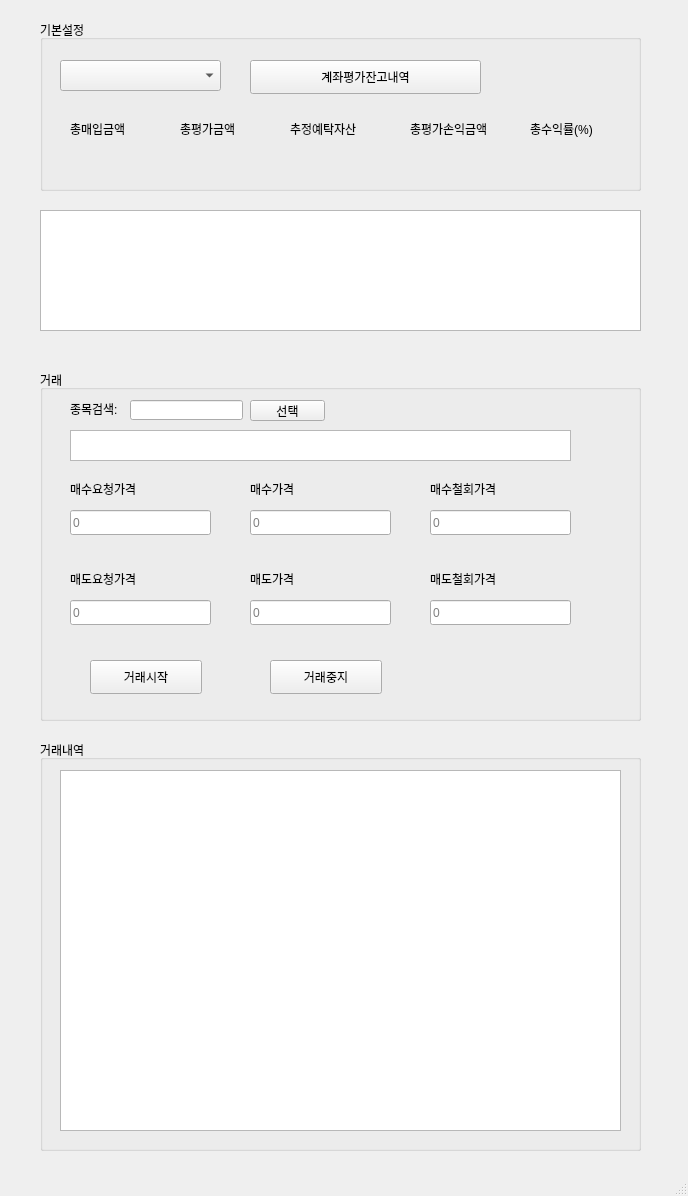
<?xml version="1.0" encoding="UTF-8"?>
<ui version="4.0">
 <class>MainWindow</class>
 <widget class="QMainWindow" name="MainWindow">
  <property name="geometry">
   <rect>
    <x>0</x>
    <y>0</y>
    <width>688</width>
    <height>1196</height>
   </rect>
  </property>
  <property name="windowTitle">
   <string>MainWindow</string>
  </property>
  <widget class="QWidget" name="centralwidget">
   <widget class="QTableWidget" name="stocklistTableWidget_2">
    <property name="geometry">
     <rect>
      <x>40</x>
      <y>210</y>
      <width>601</width>
      <height>121</height>
     </rect>
    </property>
   </widget>
   <widget class="QGroupBox" name="groupBox">
    <property name="geometry">
     <rect>
      <x>40</x>
      <y>20</y>
      <width>601</width>
      <height>171</height>
     </rect>
    </property>
    <property name="title">
     <string>기본설정</string>
    </property>
    <widget class="QComboBox" name="accComboBox">
     <property name="geometry">
      <rect>
       <x>20</x>
       <y>40</y>
       <width>161</width>
       <height>31</height>
      </rect>
     </property>
    </widget>
    <widget class="QPushButton" name="call_account">
     <property name="geometry">
      <rect>
       <x>210</x>
       <y>40</y>
       <width>231</width>
       <height>34</height>
      </rect>
     </property>
     <property name="text">
      <string>계좌평가잔고내역</string>
     </property>
    </widget>
    <widget class="QLabel" name="label_5">
     <property name="geometry">
      <rect>
       <x>490</x>
       <y>130</y>
       <width>77</width>
       <height>18</height>
      </rect>
     </property>
     <property name="text">
      <string/>
     </property>
    </widget>
    <widget class="QLabel" name="label_12">
     <property name="geometry">
      <rect>
       <x>140</x>
       <y>100</y>
       <width>91</width>
       <height>18</height>
      </rect>
     </property>
     <property name="text">
      <string>총평가금액</string>
     </property>
    </widget>
    <widget class="QLabel" name="label_11">
     <property name="geometry">
      <rect>
       <x>30</x>
       <y>100</y>
       <width>101</width>
       <height>18</height>
      </rect>
     </property>
     <property name="text">
      <string>총매입금액</string>
     </property>
    </widget>
    <widget class="QLabel" name="label_2">
     <property name="geometry">
      <rect>
       <x>140</x>
       <y>130</y>
       <width>77</width>
       <height>18</height>
      </rect>
     </property>
     <property name="text">
      <string/>
     </property>
    </widget>
    <widget class="QLabel" name="label_14">
     <property name="geometry">
      <rect>
       <x>370</x>
       <y>100</y>
       <width>111</width>
       <height>18</height>
      </rect>
     </property>
     <property name="text">
      <string>총평가손익금액</string>
     </property>
    </widget>
    <widget class="QLabel" name="label_15">
     <property name="geometry">
      <rect>
       <x>490</x>
       <y>100</y>
       <width>111</width>
       <height>18</height>
      </rect>
     </property>
     <property name="text">
      <string>총수익률(%)</string>
     </property>
    </widget>
    <widget class="QLabel" name="label_1">
     <property name="geometry">
      <rect>
       <x>30</x>
       <y>130</y>
       <width>101</width>
       <height>18</height>
      </rect>
     </property>
     <property name="text">
      <string/>
     </property>
    </widget>
    <widget class="QLabel" name="label_4">
     <property name="geometry">
      <rect>
       <x>370</x>
       <y>130</y>
       <width>77</width>
       <height>18</height>
      </rect>
     </property>
     <property name="text">
      <string/>
     </property>
    </widget>
    <widget class="QLabel" name="label_3">
     <property name="geometry">
      <rect>
       <x>260</x>
       <y>130</y>
       <width>77</width>
       <height>18</height>
      </rect>
     </property>
     <property name="text">
      <string/>
     </property>
    </widget>
    <widget class="QLabel" name="label_13">
     <property name="geometry">
      <rect>
       <x>250</x>
       <y>100</y>
       <width>111</width>
       <height>18</height>
      </rect>
     </property>
     <property name="text">
      <string>추정예탁자산</string>
     </property>
    </widget>
   </widget>
   <widget class="QGroupBox" name="groupBox_2">
    <property name="geometry">
     <rect>
      <x>40</x>
      <y>370</y>
      <width>601</width>
      <height>351</height>
     </rect>
    </property>
    <property name="title">
     <string>거래</string>
    </property>
    <widget class="QLabel" name="label_6">
     <property name="geometry">
      <rect>
       <x>30</x>
       <y>30</y>
       <width>51</width>
       <height>18</height>
      </rect>
     </property>
     <property name="text">
      <string>종목검색:</string>
     </property>
    </widget>
    <widget class="QLineEdit" name="buyReqGoPrice">
     <property name="geometry">
      <rect>
       <x>30</x>
       <y>140</y>
       <width>141</width>
       <height>25</height>
      </rect>
     </property>
     <property name="text">
      <string/>
     </property>
     <property name="placeholderText">
      <string>0</string>
     </property>
    </widget>
    <widget class="QLineEdit" name="buyPrice">
     <property name="geometry">
      <rect>
       <x>210</x>
       <y>140</y>
       <width>141</width>
       <height>25</height>
      </rect>
     </property>
     <property name="text">
      <string/>
     </property>
     <property name="placeholderText">
      <string>0</string>
     </property>
    </widget>
    <widget class="QLineEdit" name="buyReqWithdrawPrice">
     <property name="geometry">
      <rect>
       <x>390</x>
       <y>140</y>
       <width>141</width>
       <height>25</height>
      </rect>
     </property>
     <property name="text">
      <string/>
     </property>
     <property name="placeholderText">
      <string>0</string>
     </property>
    </widget>
    <widget class="QLabel" name="label_10">
     <property name="geometry">
      <rect>
       <x>30</x>
       <y>110</y>
       <width>111</width>
       <height>18</height>
      </rect>
     </property>
     <property name="text">
      <string>매수요청가격</string>
     </property>
    </widget>
    <widget class="QLabel" name="label_16">
     <property name="geometry">
      <rect>
       <x>210</x>
       <y>110</y>
       <width>111</width>
       <height>18</height>
      </rect>
     </property>
     <property name="text">
      <string>매수가격</string>
     </property>
    </widget>
    <widget class="QLabel" name="label_17">
     <property name="geometry">
      <rect>
       <x>390</x>
       <y>110</y>
       <width>111</width>
       <height>18</height>
      </rect>
     </property>
     <property name="text">
      <string>매수철회가격</string>
     </property>
    </widget>
    <widget class="QLabel" name="label_20">
     <property name="geometry">
      <rect>
       <x>30</x>
       <y>200</y>
       <width>111</width>
       <height>18</height>
      </rect>
     </property>
     <property name="text">
      <string>매도요청가격</string>
     </property>
    </widget>
    <widget class="QLineEdit" name="sellReqGoPrice">
     <property name="geometry">
      <rect>
       <x>30</x>
       <y>230</y>
       <width>141</width>
       <height>25</height>
      </rect>
     </property>
     <property name="text">
      <string/>
     </property>
     <property name="placeholderText">
      <string>0</string>
     </property>
    </widget>
    <widget class="QLabel" name="label_19">
     <property name="geometry">
      <rect>
       <x>210</x>
       <y>200</y>
       <width>111</width>
       <height>18</height>
      </rect>
     </property>
     <property name="text">
      <string>매도가격</string>
     </property>
    </widget>
    <widget class="QLineEdit" name="sellPrice">
     <property name="geometry">
      <rect>
       <x>210</x>
       <y>230</y>
       <width>141</width>
       <height>25</height>
      </rect>
     </property>
     <property name="text">
      <string/>
     </property>
     <property name="placeholderText">
      <string>0</string>
     </property>
    </widget>
    <widget class="QLabel" name="label_18">
     <property name="geometry">
      <rect>
       <x>390</x>
       <y>200</y>
       <width>111</width>
       <height>18</height>
      </rect>
     </property>
     <property name="text">
      <string>매도철회가격</string>
     </property>
    </widget>
    <widget class="QLineEdit" name="sellReqWitdrawPrice">
     <property name="geometry">
      <rect>
       <x>390</x>
       <y>230</y>
       <width>141</width>
       <height>25</height>
      </rect>
     </property>
     <property name="text">
      <string/>
     </property>
     <property name="placeholderText">
      <string>0</string>
     </property>
    </widget>
    <widget class="QPushButton" name="trSearchSettingBtn">
     <property name="geometry">
      <rect>
       <x>210</x>
       <y>30</y>
       <width>75</width>
       <height>21</height>
      </rect>
     </property>
     <property name="text">
      <string>선택</string>
     </property>
    </widget>
    <widget class="QLineEdit" name="trSearchText">
     <property name="geometry">
      <rect>
       <x>90</x>
       <y>30</y>
       <width>113</width>
       <height>20</height>
      </rect>
     </property>
    </widget>
    <widget class="QPushButton" name="tradingStartBtn">
     <property name="geometry">
      <rect>
       <x>50</x>
       <y>290</y>
       <width>112</width>
       <height>34</height>
      </rect>
     </property>
     <property name="text">
      <string>거래시작</string>
     </property>
    </widget>
    <widget class="QPushButton" name="tradingStopBtn">
     <property name="geometry">
      <rect>
       <x>230</x>
       <y>290</y>
       <width>112</width>
       <height>34</height>
      </rect>
     </property>
     <property name="text">
      <string>거래중지</string>
     </property>
    </widget>
    <widget class="QPlainTextEdit" name="realTimeTrInfo">
     <property name="geometry">
      <rect>
       <x>30</x>
       <y>60</y>
       <width>501</width>
       <height>31</height>
      </rect>
     </property>
    </widget>
   </widget>
   <widget class="QGroupBox" name="groupBox_5">
    <property name="geometry">
     <rect>
      <x>40</x>
      <y>740</y>
      <width>601</width>
      <height>411</height>
     </rect>
    </property>
    <property name="title">
     <string>거래내역</string>
    </property>
    <widget class="QPlainTextEdit" name="pteLog">
     <property name="geometry">
      <rect>
       <x>20</x>
       <y>30</y>
       <width>561</width>
       <height>361</height>
      </rect>
     </property>
    </widget>
   </widget>
  </widget>
  <widget class="QMenuBar" name="menubar">
   <property name="geometry">
    <rect>
     <x>0</x>
     <y>0</y>
     <width>688</width>
     <height>21</height>
    </rect>
   </property>
  </widget>
  <widget class="QStatusBar" name="statusbar"/>
 </widget>
 <resources/>
 <connections/>
</ui>
